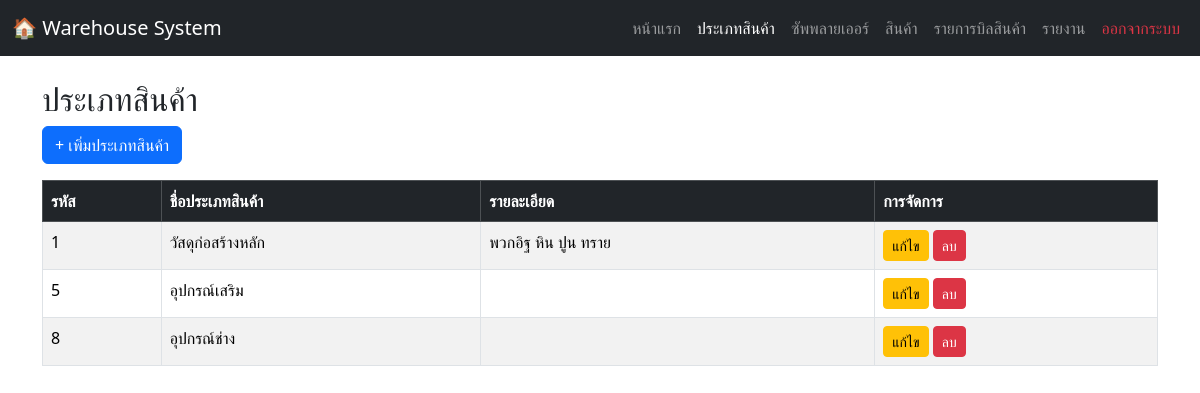
The app's page /categories.php (signed in) with its own data.
### tables this page shows
CREATE TABLE `categories` (
  `category_id` int(11) NOT NULL,
  `category_name` varchar(100) NOT NULL,
  `description` text DEFAULT NULL
);

### categories.php (the view, shortened to what this page needs)
<?php
include 'connection.php';
$sql = "SELECT category_id, category_name, description
        FROM categories ORDER BY category_id ASC";
$result = $conn->query($sql);
?>
<!DOCTYPE html>
<html lang="th">
<head>
  <link rel="stylesheet" href="https://cdn.jsdelivr.net/npm/bootstrap@5.3.2/dist/css/bootstrap.min.css">
</head>
<body>
  <nav class="navbar navbar-expand-lg navbar-dark bg-dark">
    <div class="container-fluid">
      <a class="navbar-brand" href="#">🏠 Warehouse System</a>
      <div class="collapse navbar-collapse" id="navbarNav">
        <ul class="navbar-nav ms-auto">
          <li class="nav-item"><a class="nav-link" href="homepage.php">หน้าแรก</a></li>
          <li class="nav-item"><a class="nav-link active" href="categories.php">ประเภทสินค้า</a></li>
          <li class="nav-item"><a class="nav-link" href="suppliers.php">ซัพพลายเออร์</a></li>
          <li class="nav-item"><a class="nav-link" href="products.php">สินค้า</a></li>
          <li class="nav-item"><a class="nav-link" href="warehouse_page.php">รายการบิลสินค้า</a></li>
          <li class="nav-item"><a class="nav-link" href="report.php">รายงาน</a></li>
          <li class="nav-item"><a class="nav-link text-danger" href="logout.php">ออกจากระบบ</a></li>
        </ul>
      </div>
    </div>
  </nav>
<div class="container mt-4">
  <h2>ประเภทสินค้า</h2>
  <a href="add_category.php" class="btn btn-primary mb-3">+ เพิ่มประเภทสินค้า</a>
  <table class="table table-bordered table-striped">
    <thead class="table-dark">
      <tr>
        <th>รหัส</th>
        <th>ชื่อประเภทสินค้า</th>
        <th>รายละเอียด</th>
        <th>การจัดการ</th>
      </tr>
    </thead>
    <tbody>
      <?php
      if ($result->num_rows > 0) {
          while ($row = $result->fetch_assoc()) {
              echo "<tr>
                      <td>{$row['category_id']}</td>
                      <td>{$row['category_name']}</td>
                      <td>{$row['description']}</td>
                      <td>
                        <a href='category_edit.php?id={$row['category_id']}' class='btn btn-warning btn-sm'>แก้ไข</a>
                        <a href='category_delete.php?id={$row['category_id']}'
                           onclick=\"return confirm('คุณแน่ใจหรือไม่ว่าต้องการลบประเภทสินค้านี้?');\"
                           class='btn btn-danger btn-sm'>ลบ</a>
                      </td>
                    </tr>";
          }
      } else {
          echo "<tr><td colspan='4' class='text-center text-muted'>ไม่มีข้อมูลประเภทสินค้า</td></tr>";
      }
      ?>
    </tbody>
  </table>
</div>
</body>
</html>

### records on screen
categories: category_id "1", category_name "วัสดุก่อสร้างหลัก", description "พวกอิฐ หิน ปูน ทราย"
categories: category_id "5", category_name "อุปกรณ์เสริม"
categories: category_id "8", category_name "อุปกรณ์ช่าง"
